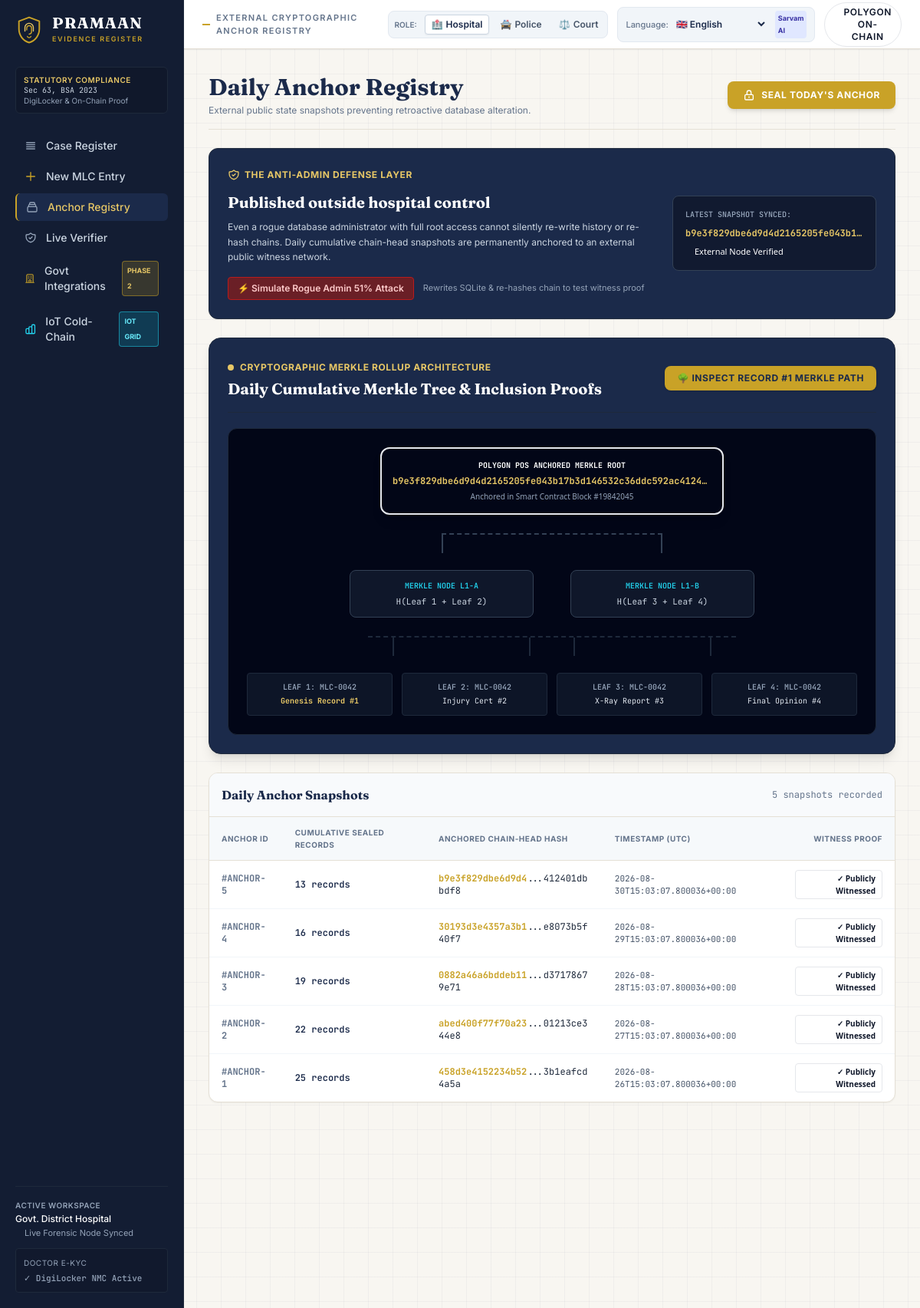
Page /anchor on the committed database.
### tables this page shows
CREATE TABLE anchors (
            id INTEGER PRIMARY KEY AUTOINCREMENT,
            chain_head_hash TEXT NOT NULL,
            records_sealed INTEGER NOT NULL,
            created_at TEXT NOT NULL
        );

### backend/app.py (the view)
@app.get("/anchor", response_class=HTMLResponse)
async def anchor_page(request: Request):
    anchors = db.get_all_anchors()
    latest_anchor = db.get_latest_anchor()
    current_role = get_current_role(request)
    divergence_info = db.check_anchor_divergence()
    return templates.TemplateResponse("anchor.html", {
        "request": request,
        "anchors": anchors,
        "latest_anchor": latest_anchor,
        "divergence_info": divergence_info,
        "current_role": current_role,
        "active_page": "anchor",
        "is_standalone_verifier": False
    })

### frontend/templates/anchor.html (shortened to what this page needs)
{% extends 'base.html' %}
{% block kicker %}External Cryptographic Anchor Registry{% endblock %}
{% block content %}
<div class="max-w-6xl mx-auto space-y-6">
  <div class="flex flex-col sm:flex-row sm:items-center justify-between gap-4 border-b border-ledgerborder pb-4">
    <div>
      <h1 class="font-fraunces text-2xl sm:text-3xl font-bold text-navy">Daily Anchor Registry</h1>
      <p class="text-xs text-slate-500 mt-1">External public state snapshots preventing retroactive database alteration.</p>
    </div>
    <div class="flex items-center gap-3">
      <form action="/anchor/seal" method="POST">
        <button type="submit" class="px-5 py-2.5 rounded-lg bg-[#C9A227] hover:bg-[#B08D1E] text-white font-bold text-xs uppercase tracking-wider flex items-center gap-2 shadow-md transition-all">
          <svg class="w-4 h-4" fill="none" viewBox="0 0 24 24" stroke="currentColor">
            <path stroke-linecap="round" stroke-linejoin="round" stroke-width="2" d="M12 15v2m-6 4h12a2 2 0 002-2v-6a2 2 0 00-2-2H6a2 2 0 00-2 2v6a2 2 0 002 2zm10-10V7a4 4 0 00-8 0v4h8z" />
          </svg>
          <span>Seal Today's Anchor</span>
        </button>
      </form>
    </div>
  </div>
  <div class="bg-navy rounded-xl p-6 text-white border border-slate-800 shadow-sm grid grid-cols-1 md:grid-cols-12 gap-6 items-center">
    <div class="md:col-span-8 space-y-2">
      <div class="inline-flex items-center gap-1.5 text-xs text-[#E7C766] font-bold uppercase tracking-wider">
        <span>The Anti-Admin Defense Layer</span>
      </div>
      <h3 class="font-fraunces text-xl font-bold">Published outside hospital control</h3>
      <p class="text-xs text-slate-300 leading-relaxed max-w-2xl">
        Even a rogue database administrator with full root access cannot silently re-write history or re-hash chains. Daily cumulative chain-head snapshots are permanently anchored to an external public witness network.
      </p>
      <div class="pt-2 flex items-center gap-3">
        <button onclick="simulateAdminAttack()" class="px-3 py-1.5 rounded bg-red-900/80 hover:bg-red-800 text-red-200 border border-red-700 text-xs font-semibold flex items-center gap-1.5 transition-colors">
          <span>⚡ Simulate Rogue Admin 51% Attack</span>
        </button>
        <span class="text-[11px] text-slate-400">Rewrites SQLite & re-hashes chain to test witness proof</span>
      </div>
    </div>
    <div class="md:col-span-4 bg-slate-900/80 p-4 rounded-lg border border-slate-700 text-xs space-y-2 font-mono">
      <div class="text-[10px] text-slate-400 uppercase font-semibold">Latest Snapshot Synced:</div>
      <div class="text-[#E7C766] font-bold truncate">{{ latest_anchor.chain_head_hash if latest_anchor else 'N/A' }}</div>
      <div class="text-[11px] text-emerald-400 flex items-center gap-1 font-sans">
        <span class="w-2 h-2 rounded-full bg-emerald-500"></span>
        External Node Verified
      </div>
    </div>
  </div>
  <div class="bg-navy rounded-2xl p-6 text-white border border-slate-800 shadow-lg space-y-5">
    <div class="flex flex-col sm:flex-row sm:items-center justify-between gap-3 border-b border-slate-800 pb-4">
      <div>
        <div class="inline-flex items-center gap-2 text-xs font-bold text-[#E7C766] uppercase tracking-wider">
          <span class="w-2 h-2 rounded-full bg-[#E7C766] animate-pulse"></span>
          <span>Cryptographic Merkle Rollup Architecture</span>
        </div>
        <h3 class="font-fraunces text-xl font-bold text-white mt-1">Daily Cumulative Merkle Tree & Inclusion Proofs</h3>
      </div>
      <button onclick="openMerkleProofModal(1)" class="px-4 py-2 rounded-lg bg-[#C9A227] hover:bg-[#B08D1E] text-navy font-bold text-xs uppercase tracking-wider shadow transition-all flex items-center gap-1.5 self-start sm:self-auto">
        <span>🌳 Inspect Record #1 Merkle Path</span>
      </button>
    </div>
    <div class="bg-slate-950 p-6 rounded-xl border border-slate-800 overflow-x-auto">
      <div class="min-w-[650px] flex flex-col items-center space-y-6 text-center text-xs font-mono">
        <div class="p-3.5 bg-gradient-to-r from-emerald-950 to-slate-900 border-2 border-emerald-500 rounded-xl max-w-md w-full shadow-lg space-y-1">
          <div class="text-[10px] uppercase font-bold text-emerald-400">Polygon PoS Anchored Merkle Root</div>
          <div class="text-xs font-bold text-[#E7C766] break-all truncate">
            {{ latest_anchor.chain_head_hash if latest_anchor else divergence_info.current_merkle_root }}
          </div>
          <div class="text-[10px] text-slate-400 font-sans">Anchored in Smart Contract Block #19842045</div>
        </div>
        <div class="w-72 h-6 flex justify-between border-t-2 border-dashed border-slate-700 relative">
          <div class="w-0.5 h-6 bg-slate-700 absolute left-0 top-0"></div>
          <div class="w-0.5 h-6 bg-slate-700 absolute right-0 top-0"></div>
        </div>
        <div class="flex justify-center gap-12 w-full">
          <div class="p-3 bg-slate-900 border border-slate-700 rounded-lg max-w-[240px] w-full space-y-1">
            <div class="text-[10px] uppercase text-cyan-400 font-semibold">Merkle Node L1-A</div>
            <div class="text-[11px] text-slate-300 truncate">H(Leaf 1 + Leaf 2)</div>
          </div>
          <div class="p-3 bg-slate-900 border border-slate-700 rounded-lg max-w-[240px] w-full space-y-1">
            <div class="text-[10px] uppercase text-cyan-400 font-semibold">Merkle Node L1-B</div>
            <div class="text-[11px] text-slate-300 truncate">H(Leaf 3 + Leaf 4)</div>
          </div>
        </div>
        <div class="w-[480px] h-6 flex justify-around border-t-2 border-dashed border-slate-800 relative">
          <div class="w-0.5 h-6 bg-slate-800 absolute left-8 top-0"></div>
          <div class="w-0.5 h-6 bg-slate-800 absolute left-[210px] top-0"></div>
          <div class="w-0.5 h-6 bg-slate-800 absolute right-[210px] top-0"></div>
          <div class="w-0.5 h-6 bg-slate-800 absolute right-8 top-0"></div>
        </div>
        <div class="grid grid-cols-4 gap-3 w-full">
          <div class="p-2.5 bg-slate-900/90 border border-slate-800 rounded text-[10px] space-y-0.5 hover:border-[#C9A227] transition-colors cursor-pointer" onclick="openMerkleProofModal(1)">
            <div class="text-slate-400 uppercase font-semibold">Leaf 1: MLC-0042</div>
            <div class="text-[#E7C766] truncate font-bold">Genesis Record #1</div>
          </div>
          <div class="p-2.5 bg-slate-900/90 border border-slate-800 rounded text-[10px] space-y-0.5 hover:border-[#C9A227] transition-colors cursor-pointer" onclick="openMerkleProofModal(2)">
            <div class="text-slate-400 uppercase font-semibold">Leaf 2: MLC-0042</div>
            <div class="text-slate-200 truncate">Injury Cert #2</div>
          </div>
          <div class="p-2.5 bg-slate-900/90 border border-slate-800 rounded text-[10px] space-y-0.5 hover:border-[#C9A227] transition-colors cursor-pointer" onclick="openMerkleProofModal(3)">
            <div class="text-slate-400 uppercase font-semibold">Leaf 3: MLC-0042</div>
            <div class="text-slate-200 truncate">X-Ray Report #3</div>
          </div>
          <div class="p-2.5 bg-slate-900/90 border border-slate-800 rounded text-[10px] space-y-0.5 hover:border-[#C9A227] transition-colors cursor-pointer" onclick="openMerkleProofModal(4)">
            <div class="text-slate-400 uppercase font-semibold">Leaf 4: MLC-0042</div>
            <div class="text-slate-200 truncate">Final Opinion #4</div>
          </div>
        </div>
      </div>
    </div>
  </div>
  <div class="bg-white rounded-xl border border-ledgerborder shadow-sm overflow-hidden">
    <div class="p-4 border-b border-ledgerborder flex items-center justify-between bg-slate-50">
      <h3 class="font-fraunces text-base font-bold text-navy">Daily Anchor Snapshots</h3>
      <span class="font-mono text-xs text-slate-500">{{ anchors|length }} snapshots recorded</span>
    </div>
    <div class="overflow-x-auto">
      <table class="w-full text-left text-xs">
        <thead>
          <tr class="border-b border-ledgerborder bg-slate-100/60 text-[10px] font-semibold uppercase tracking-wider text-slate-500">
            <th class="py-3 px-4">Anchor ID</th>
            <th class="py-3 px-4">Cumulative Sealed Records</th>
            <th class="py-3 px-4">Anchored Chain-Head Hash</th>
            <th class="py-3 px-4">Timestamp (UTC)</th>
            <th class="py-3 px-4 text-right">Witness Proof</th>
          </tr>
        </thead>
        <tbody class="divide-y divide-slate-100 font-mono">
          {% for anchor in anchors %}
          <tr class="hover:bg-slate-50">
            <td class="py-3 px-4 text-slate-500 font-bold">#ANCHOR-{{ anchor.id }}</td>
            <td class="py-3 px-4 text-navy font-semibold">{{ anchor.records_sealed }} records</td>
            <td class="py-3 px-4 text-slate-800 break-all max-w-xs">
              <span class="text-[#C9A227] font-bold">{{ anchor.chain_head_hash[:16] }}</span>...{{ anchor.chain_head_hash[-12:] }}
            </td>
            <td class="py-3 px-4 text-slate-600 text-[11px]">{{ anchor.created_at }}</td>
            <td class="py-3 px-4 text-right font-sans">
              <span class="inline-flex items-center gap-1 px-2 py-0.5 rounded text-[10px] font-bold bg-emerald-50 text-emerald-700 border border-emerald-200">
                ✓ Publicly Witnessed
              </span>
            </td>
          </tr>
          {% endfor %}
        </tbody>
      </table>
    </div>
  </div>
</div>
{% endblock %}

### frontend/static/custom.css (style rules this page uses)
:root { --color-navy: #1B2A4A; --color-navy-deep: #131D33; --color-ink: #0F172A; --color-paper: #F8F6F1; --color-gold: #C9A227; --color-gold-soft: #E7C766; --color-emerald: #16A34A; --color-crimson: #DC2626; --color-violet: #7C3AED; --color-border: #E5E0D5; }
body { font-family: 'Inter', -apple-system, BlinkMacSystemFont, sans-serif; color: var(--color-ink); background-color: var(--color-paper); }
.font-fraunces { font-family: 'Fraunces', Georgia, serif; }
.font-mono { font-family: 'JetBrains Mono', monospace; }
.ledger-bg { background-color: #F8F6F1; background-image: linear-gradient(to right, rgba(27, 42, 74, 0.04) 1px, transparent 1px), linear-gradient(to bottom, rgba(27, 42, 74, 0.04) 1px, transparent 1px); background-size: 32px 32px; }

### rows in the picture
anchors: chain_head_hash "b9e3f829dbe6d9d4d2165205fe043b1…", chain_head_hash "b9e3f829dbe6d9d4d2165205fe043b17b3d146532c36ddc592ac4124…", id "5", records_sealed "13", chain_head_hash "b9e3f829dbe6d9d4", chain_head_hash "412401dbbdf8", created_at "2026-08-30T15:03:07.800036+00:00"
anchors: id "4", records_sealed "16", chain_head_hash "30193d3e4357a3b1", chain_head_hash "e8073b5f40f7", created_at "2026-08-29T15:03:07.800036+00:00"
anchors: id "3", records_sealed "19", chain_head_hash "0882a46a6bddeb11", chain_head_hash "d37178679e71", created_at "2026-08-28T15:03:07.800036+00:00"
anchors: id "2", records_sealed "22", chain_head_hash "abed400f77f70a23", chain_head_hash "01213ce344e8", created_at "2026-08-27T15:03:07.800036+00:00"
anchors: id "1", records_sealed "25", chain_head_hash "458d3e4152234b52", chain_head_hash "3b1eafcd4a5a", created_at "2026-08-26T15:03:07.800036+00:00"

### other values in the picture
{{ anchors|length }} "5"
